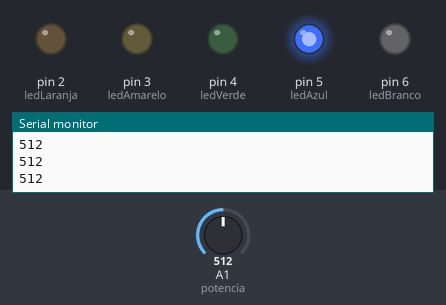
Bench run of a sketch on a simulated Arduino Uno, built with avr-gcc and run on an emulated ATmega328P. On the bench: output pins drawn as LEDs (lit = HIGH), the last lines printed to the serial monitor. Inputs (shaded band) come from the test bench; at power-on: A1 (potencia) = 512.

Above: at 1.2 s.
1.3 s: A1 (potencia) set to 424
2.8 s: A1 (potencia) set to 393
At 3.6 s:
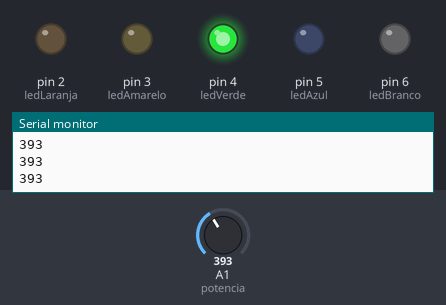
4.3 s: A1 (potencia) set to 420
At 5.5 s:
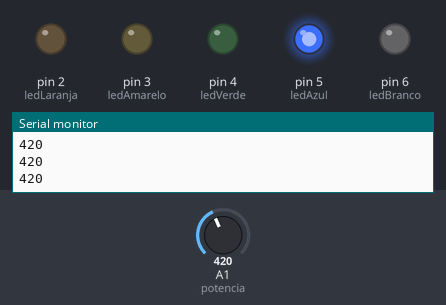
5.8 s: A1 (potencia) set to 602
7.3 s: A1 (potencia) set to 634
At 8.5 s:
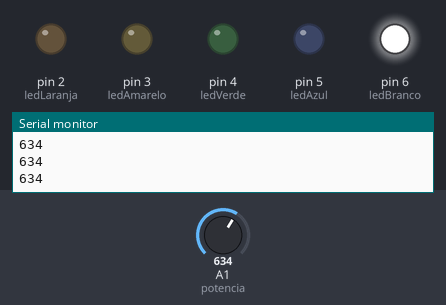
8.8 s: A1 (potencia) set to 610
At 10.0 s:
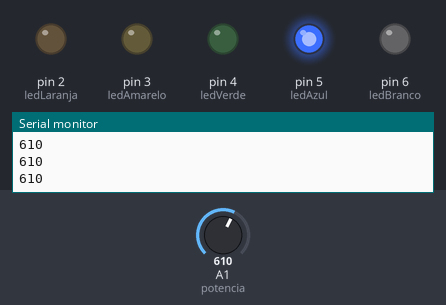
Timing chart, 0 to 11.3 s (numbered marks = the images above; inputs shaded):
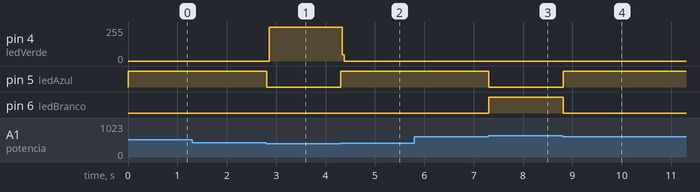

Measured:
- the behaviour switches between 410 and 409 on A1 (potencia) (found by bisection; images 0 and 1)
- the behaviour switches between 619 and 620 on A1 (potencia) (found by bisection; images 2 and 3)
- after the input at 2.8 s, pin 4 (ledVerde): 0/255 → 254/255 after 0.06 s; pin 5 (ledAzul): HIGH → LOW at once
- after the input at 4.3 s, pin 4 (ledVerde): 254/255 → 0/255 at once; pin 5 (ledAzul): LOW → HIGH at once
- after the input at 7.3 s, pin 5 (ledAzul): HIGH → LOW at once; pin 6 (ledBranco): LOW → HIGH at once
- after the input at 8.8 s, pin 5 (ledAzul): LOW → HIGH at once; pin 6 (ledBranco): HIGH → LOW at once

The sketch:

bodacious_hango_bombul1.ino
```cpp
// Desclaração de variáveis
byte ledLaranja = 2;
byte ledAmarelo = 3;
byte ledVerde = 4;
byte ledAzul = 5;
byte ledBranco = 6;
int potencia = A1;
int valor = 0;

// Inicialização das variáveis
void setup() {
  pinMode(ledLaranja, OUTPUT);
  pinMode(ledAmarelo, OUTPUT);
  pinMode(ledVerde, OUTPUT);
  pinMode(ledAzul, OUTPUT);
  pinMode(ledBranco, OUTPUT);
  pinMode(potencia, INPUT);
  Serial.begin(9600);
}

// Lógica de funcionamento
void loop() {
    valor = analogRead(A1);
  	Serial.println(valor);

  if (valor >=0 & valor < 205){
     digitalWrite(ledLaranja,1);
    digitalWrite(ledAmarelo, 0);
    digitalWrite(ledVerde, 0);
    digitalWrite(ledAzul, 0);
    digitalWrite(ledBranco, 0);
  }
  if (valor >=205 & valor <410){
    digitalWrite(ledLaranja, 0);
    digitalWrite(ledAmarelo, 1);
    digitalWrite(ledVerde, 0);
    digitalWrite(ledAzul, 0);
    digitalWrite(ledBranco, 0);
  }
  if (valor >=205 & valor <410){
    digitalWrite(ledLaranja, 0);
    digitalWrite(ledAmarelo, 0);
    digitalWrite(ledVerde, 1);
    digitalWrite(ledAzul, 0);
    digitalWrite(ledBranco, 0);
  }
   if (valor >=410 & valor <620){
    digitalWrite(ledLaranja,0);
    digitalWrite(ledAmarelo, 0);
    digitalWrite(ledVerde, 0);
    digitalWrite(ledAzul, 1);
    digitalWrite(ledBranco, 0);
  }

   if (valor >=620 & valor <830){
    digitalWrite(ledLaranja, 0);
    digitalWrite(ledAmarelo, 0);
    digitalWrite(ledVerde, 0);
    digitalWrite(ledAzul, 0);
    digitalWrite(ledBranco, 1);
  }
}
  
```
